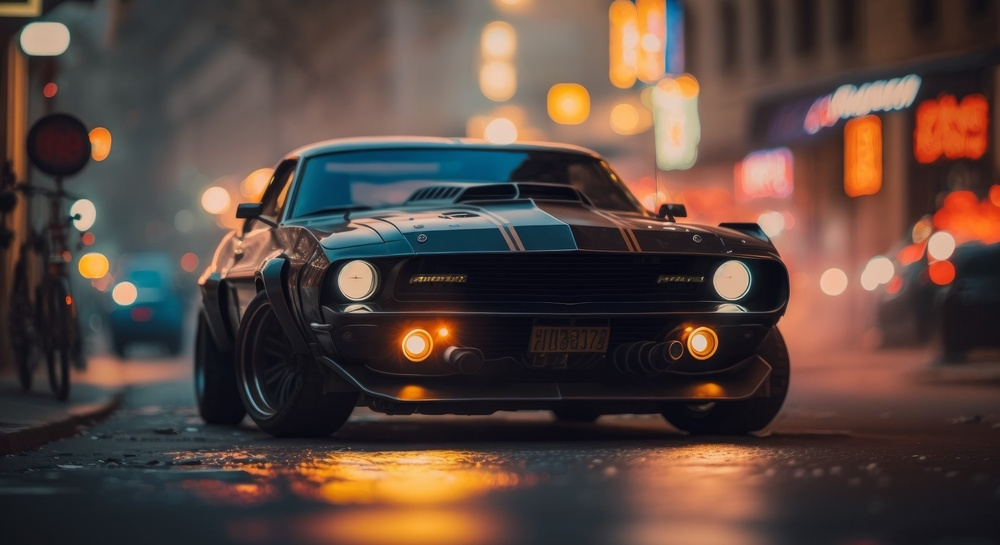
#> input picture image1.jpg, 1000 x 545 px, shrunk from 1920 x 1046 before the run
$ python resolution.py
#> lines starting #> are read from the running program, lines starting #| are printed output that depends on the picture
import cv2

# Read the input image
img = cv2.imread("image1.jpg")
#> img is the input picture: shape (545, 1000, 3); mean B, G, R 62.5, 69.8, 88.7

# Check if image is loaded
if img is None:
    print("Image not found!")
    exit()

# Convert image to grayscale
gray = cv2.cvtColor(img, cv2.COLOR_BGR2GRAY)
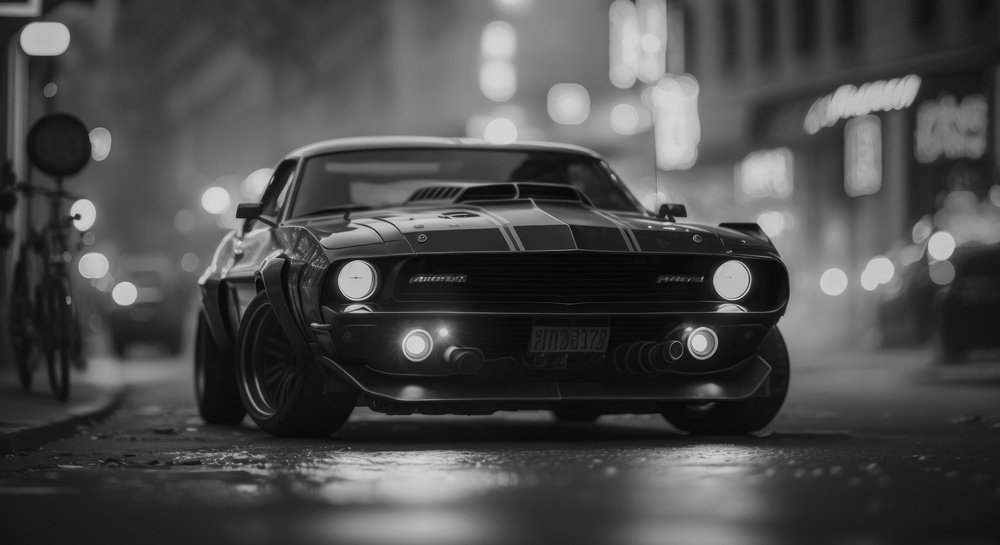
#> gray: shape (545, 1000); min 2, max 223, mean 74.7

# Enhance the image using Histogram Equalization
enhanced = cv2.equalizeHist(gray)
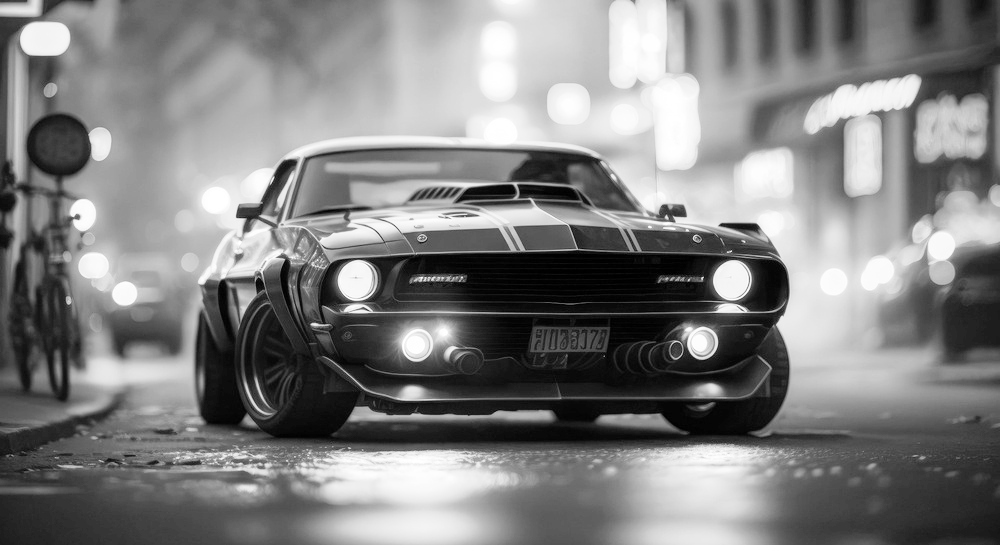
#> enhanced: shape (545, 1000); min 0, max 255, mean 128.3

# Display images
cv2.imshow("Original Image", gray)
cv2.imshow("Enhanced Image", enhanced)

# Save the enhanced image
cv2.imwrite("enhanced_image.jpg", enhanced)

cv2.waitKey(0)
cv2.destroyAllWindows()
